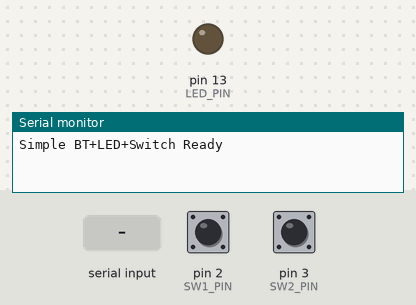
The sketch below on a simulated Arduino Uno, built with avr-gcc and run on an emulated ATmega328P. Parts: output pins drawn as LEDs (lit = HIGH), the last lines printed to the serial monitor. Inputs (shaded band) come from the test bench; at power-on: pin 2 (SW1_PIN) HIGH, pin 3 (SW2_PIN) HIGH.

Above: at 1.2 s.
1.3 s: "[HKT_STM]DHT@\n" received over the second serial link
At 2.5 s:
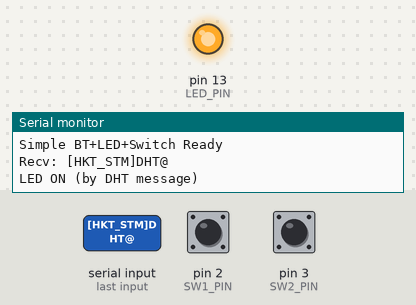
2.8 s: pin 2 (SW1_PIN) pulled LOW for 0.15 s
At 3.5 s:
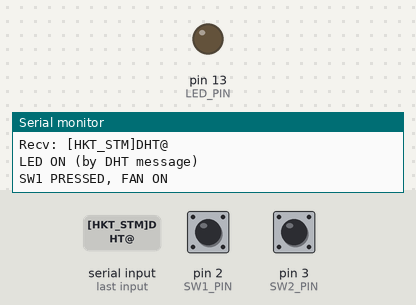
Timing chart, 0 to 5.8 s (numbered marks = the images above; inputs shaded):
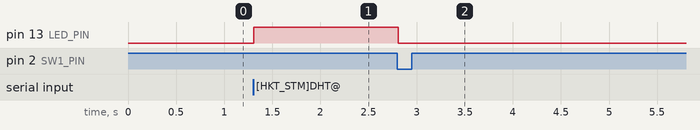

The sketch:

mini_project.ino
```cpp
#include <SoftwareSerial.h>

#define LED_PIN 13        // 내장 LED
#define SW1_PIN 2         // 첫번째 스위치
#define SW2_PIN 3         // 두번째 스위치

#define MY_ID "[HKT_ARD]"

SoftwareSerial BTSerial(10, 11); // RX, TX (BT: TXD, RXD)

bool sw1_last = HIGH;
bool sw2_last = HIGH;

void setup() {
  Serial.begin(115200);
  pinMode(LED_PIN, OUTPUT);
  pinMode(SW1_PIN, INPUT_PULLUP);
  pinMode(SW2_PIN, INPUT_PULLUP);
  digitalWrite(LED_PIN, LOW);

  BTSerial.begin(9600);
  Serial.println("Simple BT+LED+Switch Ready");
}

void loop() {
  // 블루투스 명령 수신
  if (BTSerial.available()) {
    String recv = BTSerial.readStringUntil('\n');
    Serial.print("Recv: "); Serial.println(recv);

    // [HKT_STM]DHT@... 수신 시 LED ON
    if (recv.indexOf("[HKT_STM]DHT@") >= 0) {
      digitalWrite(LED_PIN, HIGH);
      Serial.println("LED ON (by DHT message)");
    }
  }

  // 스위치 1 상태 변화 감지 및 처리
  bool sw1_now = digitalRead(SW1_PIN);
  if (sw1_now != sw1_last) {
    sw1_last = sw1_now;
    if (sw1_now == LOW) { // 1번 스위치 눌렀을 때
      digitalWrite(LED_PIN, LOW); // LED OFF
      Serial.println("SW1 PRESSED, FAN ON");
      BTSerial.println("[HKT_STM]FAN@ON\r\n");
    }
    delay(30);
  }

  // 스위치 2 상태 변화 감지 및 처리
  bool sw2_now = digitalRead(SW2_PIN);
  if (sw2_now != sw2_last) {
    sw2_last = sw2_now;
    if (sw2_now == LOW) { // 2번 스위치 눌렀을 때
      digitalWrite(LED_PIN, LOW); // LED OFF
      Serial.println("SW2 PRESSED, FAN OFF");
      BTSerial.println("[HKT_STM]FAN@OFF\r\n");
    }
    delay(30);
  }

  delay(10);
}
```

Measured:
- after the input at 1.3 s, pin 13 (LED_PIN): LOW → HIGH at once
- after the input at 2.8 s, pin 13 (LED_PIN): HIGH → LOW at once
